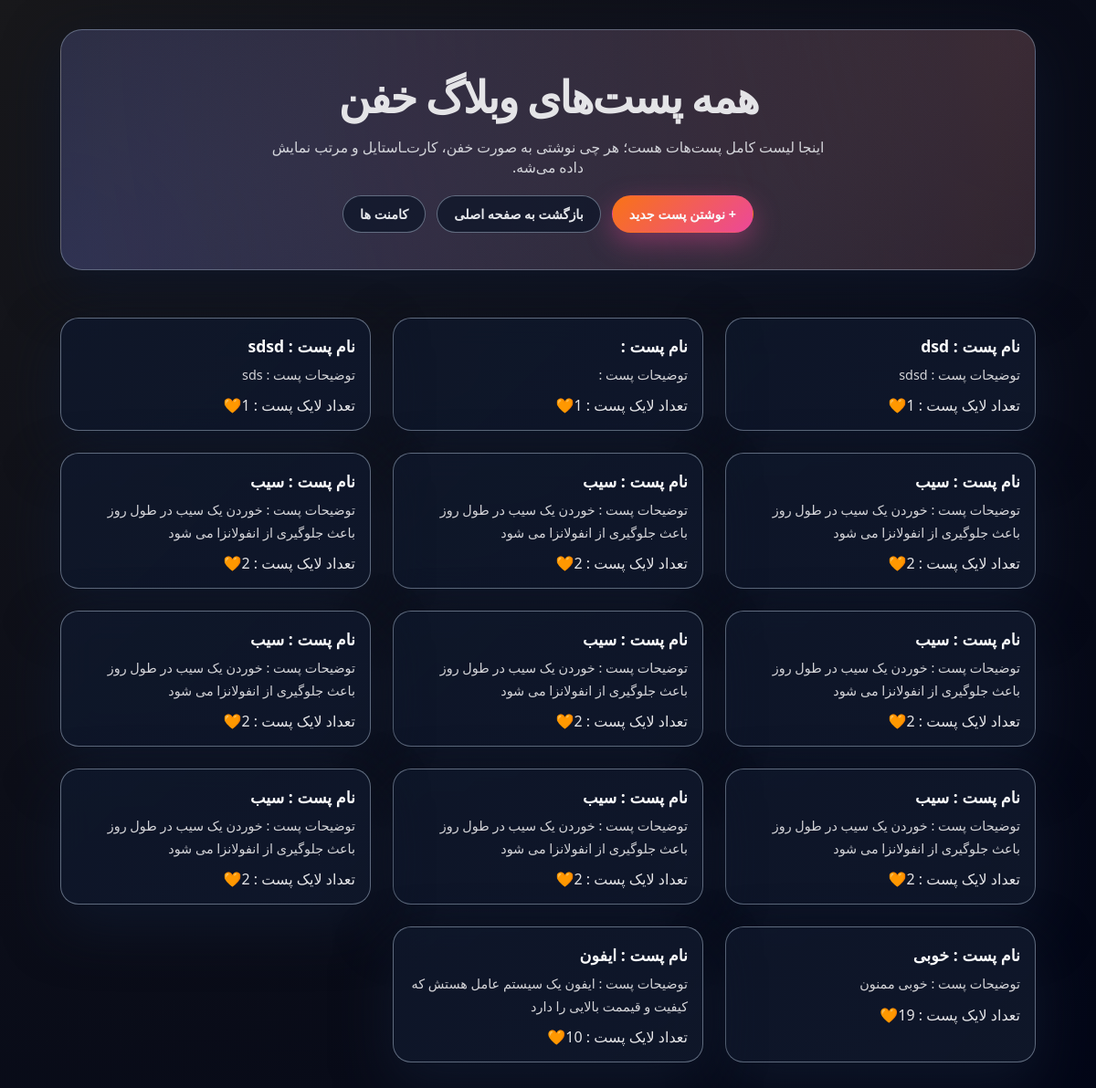
/posts/, run on an earlier commit of the app's database.
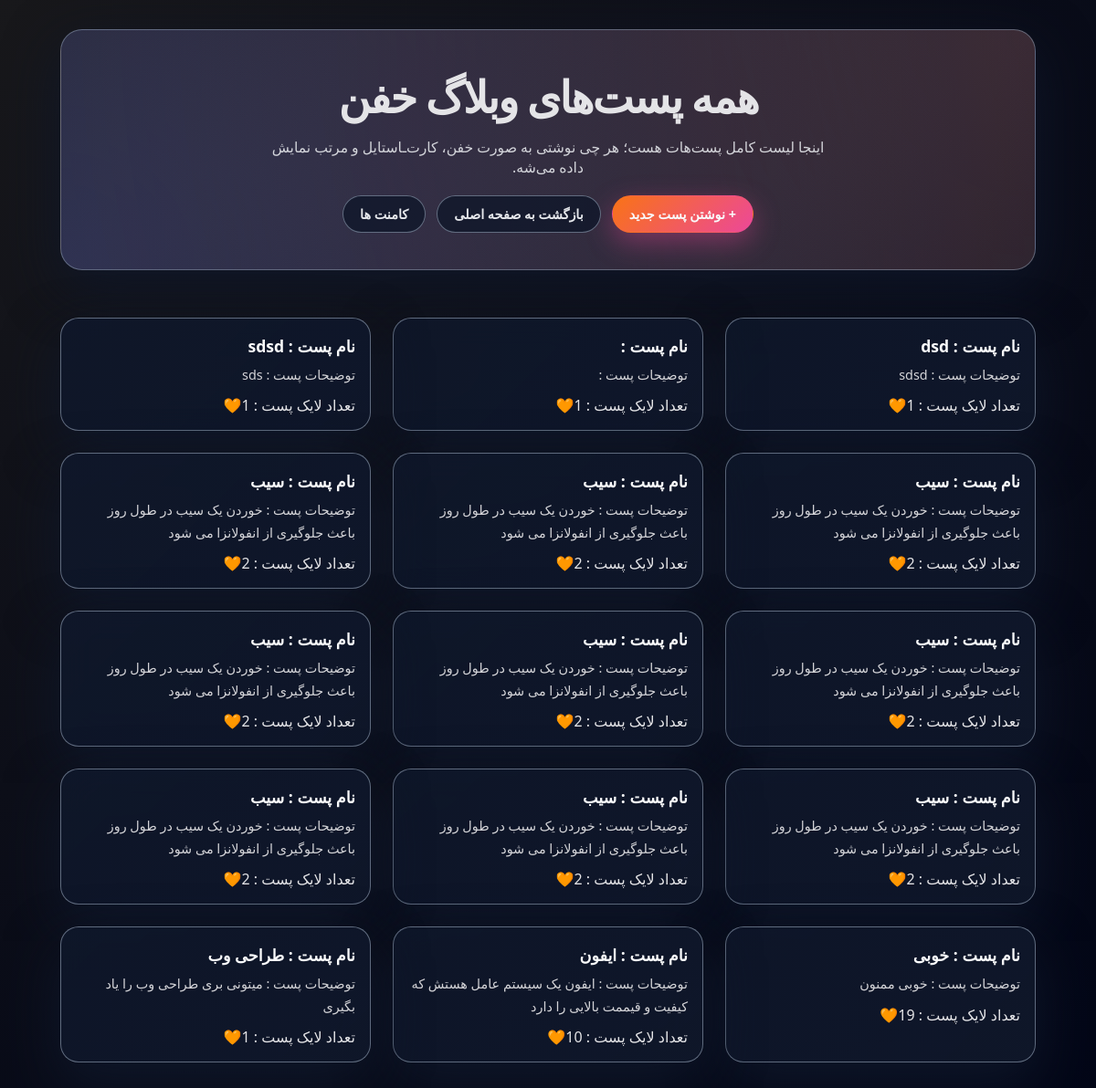
And on a later commit of the database.
### BlogPost/models.py (models this page shows)
class blogPost(models.Model):
    title = models.CharField(max_length=100)
    desc = models.TextField()
    likes = models.IntegerField(max_length=2)
    Publish = models.DateTimeField(auto_now_add=True)
    Update = models.DateTimeField(auto_now=True)

### BlogPost/views.py (the view)
# urls.py: path('posts/', index, name='posts'),
def index(request):
    posts = blogPost.objects.all()
    context = {
        'posts': posts
    }
    return render(request, "base/index.html", context)

### BlogPost/templates/base/index.html (shortened to what this page needs)
{% load static %}
<!DOCTYPE html>
<html lang="fa">
<head>
    <link rel="stylesheet" href="{% static 'css/style.css' %}">
</head>
<body>
<div class="page-wrapper">
  <header class="site-header hero-section">
    <div class="hero-content">
      <h1 class="site-title">همه پست‌های وبلاگ خفن</h1>
      <p class="site-subtitle">
        اینجا لیست کامل پست‌هات هست؛ هر چی نوشتی به صورت خفن، کارت‌ـاستایل و مرتب نمایش داده می‌شه.
      </p>
      <div class="hero-actions">
        <a href="{% url 'addpost' %}" class="btn btn-primary">+ نوشتن پست جدید</a>
        <a href="{% url 'home' %}" class="btn btn-secondary">بازگشت به صفحه اصلی</a>
        <a href="{% url 'comment' %}" class="btn btn-secondary">کامنت ها </a>
      </div>
    </div>
  </header>
  <main class="content">
    <section id="posts" class="posts-grid">
      {% for post in posts %}
      <article class="post-card glass-card">
        <div class="post-card-header">
          <h2 class="post-title"> نام پست : {{ post.title }}</h2>
        </div>
        <p class="post-description">
          توضیحات پست : {{ post.desc }}
        </p>
        <p>
          تعداد لایک پست : {{ post.likes }}🧡
        </p>
      </article>
      {% empty %}
      <p class="empty-state">هنوز پستی ثبت نشده 😅 اولین نفری باش که یه پست خفن می‌نویسی!</p>
      {% endfor %}
    </section>
  </main>
</div>
</body>
</html>

What changed in the data, as far as the page shows it:
added blogPost: title "طراحی وب", desc "میتونی بری طراحی وب را یاد بگیری", likes "1"
